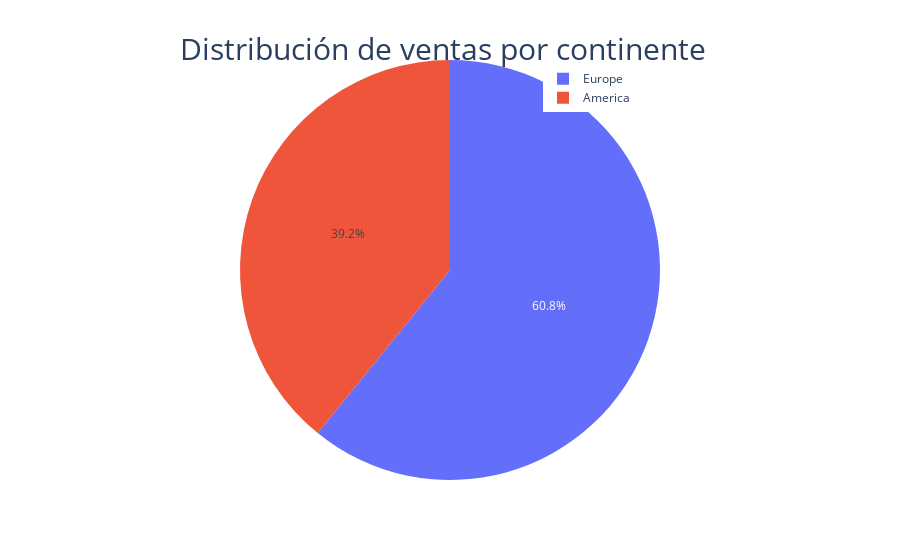

Notebook code for this chart:
### Code cell
# Ahora crearemos nuestro pieplot ya que solo tenemos dos variables: america y europe
fig = px.pie(df_pedidos_por_continente, values = 'order_id', names = 'continente')

fig.update_layout(title=dict(text = "Distribución de ventas por continente",
                               font = dict(size = 30),
															 automargin = True,
															 yref = 'paper',
															 x = 0.2,
															 y = 1),
                  legend=dict( yanchor = "top", y = 0.99, xanchor = "right", x = 0.75))

fig.show()

### Figure 1 — Plotly figure (JSON) as saved in the notebook; plotly's stock layout.template omitted (floating-point values rounded to 4 significant figures)
{"data": [{"domain": {"x": [0, 1], "y": [0, 1]}, "hovertemplate": "continente=%{label}<br>order_id=%{value}<extra></extra>", "labels": ["America", "Europe"], "legendgroup": "", "name": "", "showlegend": true, "type": "pie", "values": [325, 505]}], "layout": {"legend": {"tracegroupgap": 0, "x": 0.75, "xanchor": "right", "y": 0.99, "yanchor": "top"}, "margin": {"t": 60}, "title": {"automargin": true, "font": {"size": 30}, "text": "Distribución de ventas por continente", "x": 0.2, "y": 1, "yref": "paper"}}}
